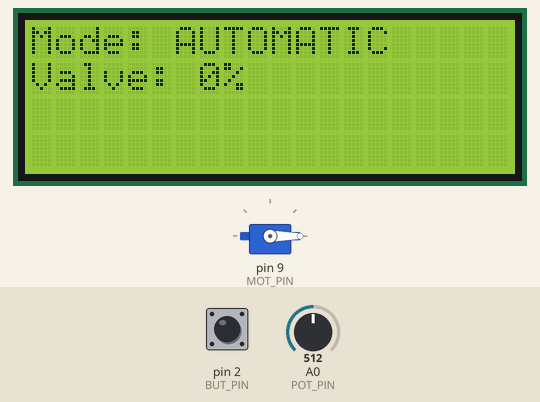
Simulated run of this program. Board: Arduino Uno, built with avr-gcc and run on an emulated ATmega328P. Parts: servo, 20×4 character LCD. The test bench sets the inputs (shaded band); at power-on: pin 2 (BUT_PIN) LOW, A0 (POT_PIN) = 512. What the program prints to the serial monitor is not drawn.

Above: at 3.3 s.
3.4 s: pin 2 (BUT_PIN) pulled HIGH for 1 s
At 5.5 s:
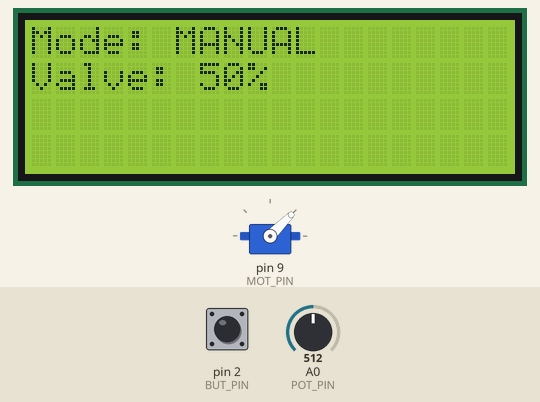
5.9 s: A0 (POT_PIN) set to 716
At 7.0 s:
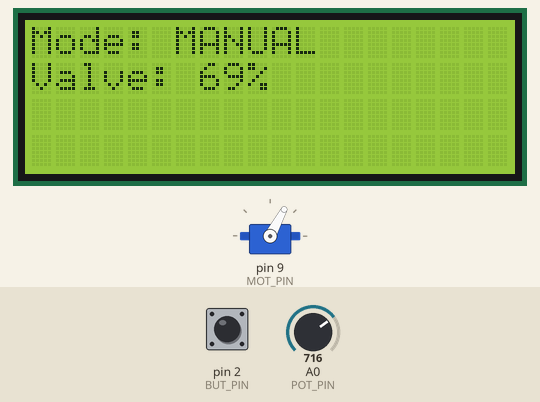
7.5 s: A0 (POT_PIN) set to 306
At 8.7 s:
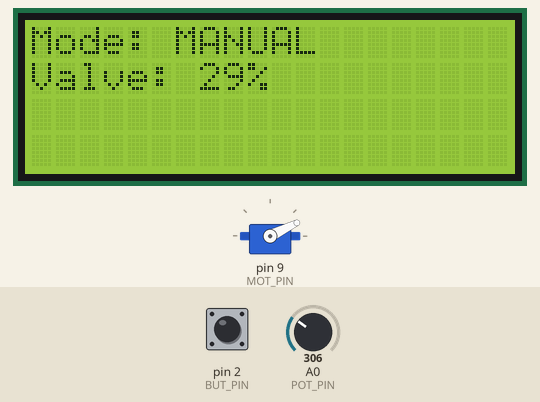
9.2 s: pin 2 (BUT_PIN) pulled HIGH for 0.15 s
At 10.4 s:
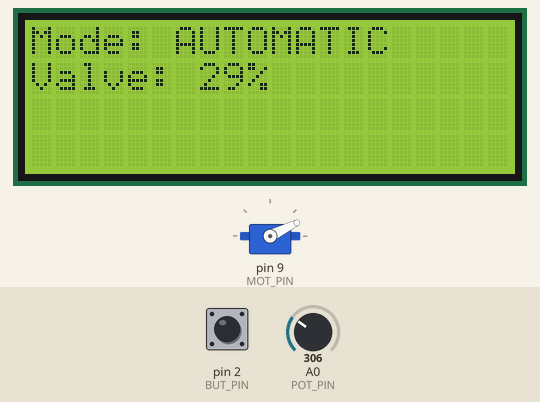
10.8 s: pin 2 (BUT_PIN) pulled HIGH for 3.2 s
At 11.34 s:
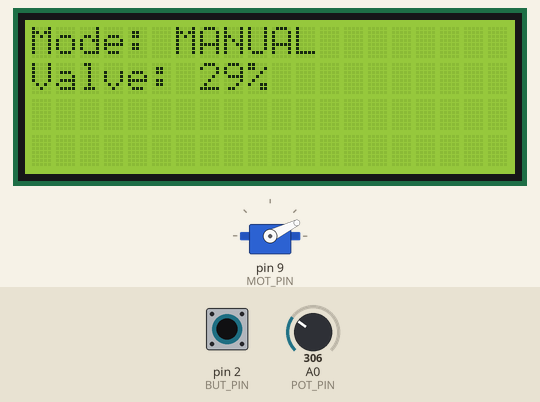
Timing chart, 0 to 13.8 s (numbered marks = the images above; inputs shaded):
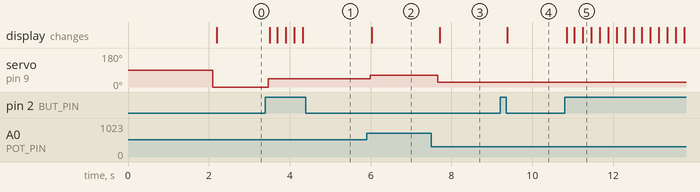

The program:

main.cpp
```cpp
#include <Arduino.h>
#include "model/global.h"
#include "kernel/Scheduler.h"
#include "tasks/ValveTask.h"
#include "tasks/ButtonTask.h"
#include "tasks/ManualValveTask.h"
#include "tasks/LCDTask.h"

Scheduler* scheduler = new Scheduler();
ValveTask* valveTask = new ValveTask();
ButtonTask* buttonTask = new ButtonTask();
ManualValveTask* manualValveTask = new ManualValveTask();
LCDTask* lcdTask = new LCDTask();

void setup() {
  Serial.begin(9600);
  delay(2000);
  valve->init();
  scheduler->init(200);
  valveTask->init(200);
  buttonTask->init(20);
  manualValveTask->init(100);
  lcdTask->init(100);
  scheduler->addTask(valveTask);
  scheduler->addTask(buttonTask);
  scheduler->addTask(manualValveTask);
  scheduler->addTask(lcdTask);
}

void loop() {
  scheduler->schedule();
}
```

Button.h
```cpp
#ifndef __BUTTON__
#define __BUTTON__

class Button {

public:
  virtual bool isPressed() = 0;
};

#endif
```

ButtonImpl.cpp
```cpp
#include "ButtonImpl.h"
#include "Arduino.h"

ButtonImpl::ButtonImpl(int pin){
  this->pin = pin;
  pinMode(pin, INPUT);
}

bool ButtonImpl::isPressed(){
  return digitalRead(pin) == HIGH;
}
```

ButtonImpl.h
```cpp
#ifndef __BUTTONIMPL__
#define __BUTTONIMPL__

#include "Button.h"

class ButtonImpl: public Button {

public:
  ButtonImpl(int pin);
  bool isPressed();

private:
  int pin;

};

#endif
```

Pot.cpp
```cpp
#include "Pot.h"
#include "Arduino.h"

Potentiometer::Potentiometer(int pin){
  this->pin = pin;
}

void Potentiometer::sync(){
  value = analogRead(pin);
  updateSyncTime(millis());
}

int Potentiometer::getValue(){
  int percent = (int)(value / 1023.0 * 100);
  return (value >= 1015) ? 100 : percent;
}

void Potentiometer::updateSyncTime(long time){
	lastTimeSync = time;
}

long Potentiometer::getLastSyncTime(){
	return lastTimeSync;
}
```

Pot.h
```cpp
#ifndef __POT__
#define __POT__

class Potentiometer {

public:
  Potentiometer(int pin);

  int getValue();

  virtual void sync();
  long getLastSyncTime();

protected:
  void updateSyncTime(long time);

private:
  long lastTimeSync;
  int pin;
  float value;
};

#endif
```

ServoMotor.h
```cpp
#ifndef __SERVO_MOTOR__
#define __SERVO_MOTOR__

class ServoMotor {

public:
  virtual void on() = 0;
  virtual bool isOn() = 0;
  virtual void setPosition(int angle) = 0;
  virtual void off() = 0;
};

#endif
```

ServoMotorImpl.cpp
```cpp
#include "devices\ServoMotorImpl.h"
#include "Arduino.h"

ServoMotorImpl::ServoMotorImpl(int pin){
  this->pin = pin;
  _on = false;
}

void ServoMotorImpl::on(){
  // updated values: min is 544, max 2400 (see ServoTimer2 doc)
  motor.attach(pin); //, 544, 2400);
  _on = true;
}

bool ServoMotorImpl::isOn(){
  return _on;
}

void ServoMotorImpl::setPosition(int angle){
	if (angle > 180){
		angle = 180;
	} else if (angle < 0){
		angle = 0;
	}
  // 750 -> 0, 2250 -> 180
  // 750 + angle*(2250-750)/180
  // updated values: min is 544, max 2400 (see ServoTimer2 doc)
  float coeff = (2400.0-544.0)/180;
  motor.write(544 + angle*coeff);
}

void ServoMotorImpl::off(){
  _on = false;
  motor.detach();
}
```

ServoMotorImpl.h
```cpp
#ifndef __SERVO_MOTOR_IMPL__
#define __SERVO_MOTOR_IMPL__

#include "ServoMotor.h"
#include <arduino.h>
#include "ServoTimer2.h"

class ServoMotorImpl: public ServoMotor {

public:
  ServoMotorImpl(int pin);

  void on();
  bool isOn();
  void setPosition(int angle);
  void off();

private:
  int pin;
  bool _on;
  ServoTimer2 motor;
};

#endif
```

MsgService.cpp
```cpp
#include "Arduino.h"
#include "MsgService.h"
#include <ArduinoJson.h>

String content;
MsgServiceClass MsgService;


bool MsgServiceClass::isMsgAvailable(){
    return msgAvailable;
}

Msg* MsgServiceClass::receiveMsg(){
    if (msgAvailable){
        Msg* msg = currentMsg;
        msgAvailable = false;
        currentMsg = NULL;
        content = "";
        return msg;
    } else {
        return NULL;
    }
}

void MsgServiceClass::init(){
    Serial.begin(9600);
    content.reserve(256);
    content = "";
    currentMsg = NULL;
    msgAvailable = false;

    delay(100);
    MsgService.sendMsg("READY");
}

void MsgServiceClass::sendMsg(const String& msg){
    Serial.println(msg);
}

void serialEvent() {
    /* reading the content */
    while (Serial.available()) {
        char ch = (char) Serial.read();
        if (ch == '\n'){
            MsgService.currentMsg = new Msg(content);
            MsgService.msgAvailable = true;
        } else {
            content += ch;
        }
    }
}

bool MsgServiceClass::isMsgAvailable(Pattern& pattern){
    return (msgAvailable && pattern.match(*currentMsg));
}

Msg* MsgServiceClass::receiveMsg(Pattern& pattern){
    if (msgAvailable && pattern.match(*currentMsg)){
        Msg* msg = currentMsg;
        msgAvailable = false;
        currentMsg = NULL;
        content = "";
        return msg;
    } else {
        return NULL;
    }
}

void MsgServiceClass::sendValveState(int valvePerc) {
    float valveState = valvePerc;
    StaticJsonDocument<128> doc;
    doc["valve_state"] = valveState;
    String output;
    serializeJson(doc, output);
    MsgService.sendMsg(output);
}

void MsgServiceClass::sendMode(String mode) {
    StaticJsonDocument<64> doc;
    doc["mode"] = mode;
    String output;
    serializeJson(doc, output);
    MsgService.sendMsg(output);
}

static ParsedMsg parseCommand(String content){
    ParsedMsg result;
    result.cmd = CMD_UNKNOWN;
    result.value = "";
    StaticJsonDocument<256> doc;
    DeserializationError error = deserializeJson(doc, content);
    if (error) {
        return result;
    }
    const char* type = doc["type"];
    if (strcmp(type, "mode") == 0) {
        result.cmd = CMD_MODE;
        result.type = "mode";
        result.value = doc["value"].as<String>();
    } else if (strcmp(type, "valve_state") == 0) {
        result.cmd = CMD_VALVE_STATE;
        result.type = "valve_state";
        result.value = String(doc["value"].as<float>());
    }
    return result;
}

ParsedMsg MsgServiceClass::handleMessage() {
    Msg* m = MsgService.receiveMsg();
    if (m == NULL) return;
    String content = m->getContent();
    ParsedMsg parsedMsg = parseCommand(content);
    delete m;
    return parsedMsg;
}
```

MsgService.h
```cpp
#ifndef __MSGSERVICE__
#define __MSGSERVICE__

#include "Arduino.h"
#include "model/global.h"

class Msg {
  String content;

public:
  Msg(String content){
    this->content = content;
  }

  String getContent(){
    return content;
  }
};

class Pattern {
public:
  virtual boolean match(const Msg& m) = 0;
};

class MsgServiceClass {

private:
  Msg* receiveMsg();
  bool isMsgAvailable(Pattern& pattern);
  Msg* receiveMsg(Pattern& pattern);
  void sendMsg(const String& msg);
public:
  Msg* currentMsg;
  bool msgAvailable;
  bool isMsgAvailable();
  void init();
  ParsedMsg handleMessage();
  void sendValveState(int valvePerc);
  void sendMode(String mode);
};

extern MsgServiceClass MsgService;

#endif
```

Scheduler.cpp
```cpp
#include "Scheduler.h"

void timerHandler(void){
  timerFlag = true;
}

void Scheduler::init(int basePeriod){
    this->basePeriod = basePeriod;
    timer.setupPeriod(basePeriod);
    nTasks = 0;
}

bool Scheduler::addTask(Task* task){
  if (nTasks < MAX_TASKS-1){
    taskList[nTasks] = task;
    nTasks++;
    return true;
  } else {
    return false;
  }
}

void Scheduler::schedule(){
  while (!timerFlag){}
  timerFlag = false;

  for (int i = 0; i < nTasks; i++){
    if (taskList[i]->isActive() && taskList[i]->updateAndCheckTime(basePeriod)){
      taskList[i]->tick();
    }
  }
}
```

Scheduler.h
```cpp
#ifndef __SCHEDULER__
#define __SCHEDULER__

#include "Timer.h"
#include "Task.h"

#define MAX_TASKS 10

class Scheduler {
    int basePeriod;
    int nTasks;
    Task* taskList[MAX_TASKS];
    Timer timer;
public:
    void init(int basePeriod);
    virtual bool addTask(Task* task);
    virtual void schedule();
};

#endif
```

Task.h
```cpp
#ifndef __TASK__
#define __TASK__

class Task {
  int myPeriod;
  int timeElapsed;
  bool active;

public:
  virtual void init(int period){
    myPeriod = period;
    timeElapsed = 0;
    active = true;
  }

  virtual void tick() = 0;

  bool updateAndCheckTime(int basePeriod){
    timeElapsed += basePeriod;
    if (timeElapsed >= myPeriod){
      timeElapsed = 0;
      return true;
    } else {
      return false;
    }
  }

  bool isActive(){
    return active;
  }

  void setActive(bool active){
    this->active = active;
  }

};

#endif
```

Timer.cpp
```cpp
#include "Timer.h"
#include "Arduino.h"

volatile bool timerFlag;

ISR(TIMER1_COMPA_vect){
  timerFlag = true;
}

Timer::Timer(){
  timerFlag = false;
}

void Timer::setupFreq(int freq){

  // disabling interrupt
  cli();

  TCCR1A = 0; // set entire TCCR1A register to 0
  TCCR1B = 0; // same for TCCR1B
  TCNT1  = 0; //initialize counter value to 0

  /*
   * set compare match register
   *
   * OCR1A = (16*2^20) / (100*PRESCALER) - 1 (must be < 65536)
   *
   * assuming a prescaler = 1024 => OCR1A = (16*2^10)/freq
   */
  OCR1A = 16*1024/freq;
  // turn on CTC mode
  TCCR1B |= (1 << WGM12);
  // Set CS11 for 8 prescaler
  TCCR1B |= (1 << CS12) | (1 << CS10);
  // enable timer compare interrupt
  TIMSK1 |= (1 << OCIE1A);

  // enabling interrupt
  sei();

}

/* period in ms */
void Timer::setupPeriod(int period){

  // disabling interrupt
  cli();

  TCCR1A = 0; // set entire TCCR1A register to 0
  TCCR1B = 0; // same for TCCR1B
  TCNT1  = 0; //initialize counter value to 0

  /*
   * set compare match register
   *
   * OCR1A = (16*2^20) / (100*PRESCALER) - 1 (must be < 65536)
   *
   * assuming a prescaler = 1024 => OCR1A = (16*2^10)* period/1000 (being in ms)
   */
  OCR1A = 16.384*period;
  // turn on CTC mode
  TCCR1B |= (1 << WGM12);
  // Set CS11 for 8 prescaler
  TCCR1B |= (1 << CS12) | (1 << CS10);
  // enable timer compare interrupt
  TIMSK1 |= (1 << OCIE1A);

  // enabling interrupt
  sei();

}

void Timer::waitForNextTick(){
  /* wait for timer signal */
  while (!timerFlag){}
  timerFlag = false;

}
```

Timer.h
```cpp
#ifndef __TIMER__
#define __TIMER__

extern volatile bool timerFlag;

class Timer {

public:
  Timer();
  void setupFreq(int freq);
  /* period in ms */
  void setupPeriod(int period);
  void waitForNextTick();

};


#endif
```

Valve.cpp
```cpp
#include "Valve.h"
#include "Arduino.h"

Valve::Valve(ServoMotor* servoMotor) : servo(servoMotor), openPercentage(0), initialized(false) { }

void Valve::init() {
  if (!initialized) {
    servo->on();
    initialized = true;
  }
}

void Valve::open(int percentage) {
  if (!initialized) {
    return;
  }
  this->openPercentage = percentage;
  int angle = (openPercentage * 90) / 100;
  servo->setPosition(angle);
}

int Valve::getOpenPercentage() {
  return this->openPercentage;
}
```

Valve.h
```cpp
#ifndef __VALVE__
#define __VALVE__

#include "../devices/ServoMotor.h"

class Valve {

private:
  ServoMotor* servo;
  int openPercentage;
  bool initialized;

public:
  Valve(ServoMotor* servoMotor);
  void init();  // Call this from setup() after Serial is ready
  void open(int percentage);  // percentage: 0-100
  int getOpenPercentage();
};

#endif
```

global.cpp
```cpp
#include "global.h"
#include "../devices/ServoMotorImpl.h"
#include "../devices/ButtonImpl.h"

ServoMotorImpl* servoMotor = new ServoMotorImpl(MOT_PIN);
Valve* valve = new Valve(servoMotor);
Button* button = new ButtonImpl(BUT_PIN);
Potentiometer* pot = new Potentiometer(POT_PIN);
LiquidCrystal_I2C lcd(0x27, 20, 4);
State state;
```

global.h
```cpp
#ifndef __GLOBAL_H__
#define __GLOBAL_H__

#include "Valve.h"
#include <Arduino.h>
#include "devices/Button.h"
#include "devices/Pot.h"
#include "LiquidCrystal_I2C.h"

#define BUT_PIN 2
#define MOT_PIN 9
#define POT_PIN A0

extern Valve* valve;
extern Button* button;
extern Potentiometer* pot;
extern LiquidCrystal_I2C lcd;
enum State { MANUAL, AUTOMATIC, REMOTE_MANUAL, UNCONNECTED };
extern State state;

enum Command {
    CMD_MODE,
    CMD_VALVE_STATE,
    CMD_UNKNOWN
};

struct ParsedMsg {
    Command cmd;
    String type;
    String value;
};

#endif
```

ButtonTask.cpp
```cpp
#include "ButtonTask.h"

void ButtonTask::init(int period) {
    Task::init(period);
}

void ButtonTask::tick() {
    switch (state) {
        case AUTOMATIC:
            if(button->isPressed()) {
                MsgService.sendMode("MANUAL");
                state = MANUAL;
            }
            break;
        case MANUAL:
            if(button->isPressed()) {
                MsgService.sendMode("AUTOMATIC");
                state = AUTOMATIC;
            }
            break;
        case REMOTE_MANUAL:
            break;
        case UNCONNECTED:
            break;
    }
}
```

ButtonTask.h
```cpp
#ifndef __BUTTON_TASK__
#define __BUTTON_TASK__

#include "model/global.h"
#include "kernel/Task.h"
#include "../kernel/MsgService.h"


class ButtonTask : public Task {

public:
    void init(int period);
    void tick();
};

#endif
```

ManualValveTask.cpp
```cpp
#include "ManualValveTask.h"

void ManualValveTask::init(int period) {
    Task::init(period);
}

void ManualValveTask::tick() {
    switch (state) {
        case MANUAL: {
            pot->sync();
            int percent = pot->getValue();
            if (valve != NULL) {
                if (valve->getOpenPercentage() != percent) {
                    valve->open(percent);
                    MsgService.sendValveState(valve->getOpenPercentage());
                }
            }
            break;
        }
        case AUTOMATIC:
            break;
        case REMOTE_MANUAL:
            break;
        case UNCONNECTED:
            break;
    }
}
```

ManualValveTask.h
```cpp
#ifndef __MANUAL_VALVE_TASK__
#define __MANUAL_VALVE_TASK__

#include "model/global.h"
#include "kernel/Task.h"
#include "../kernel/MsgService.h"

class ManualValveTask : public Task {

public:
    void init(int period);
    void tick();
};

#endif
```

ValveTask.cpp
```cpp
#include "ValveTask.h"

void ValveTask::init(int period) {
    Task::init(period);
    MsgService.init();
    valve->open(0);
    MsgService.sendValveState(valve->getOpenPercentage());
    state = AUTOMATIC;
}

State ValveTask::parseMode(String msgMode) {
    if (msgMode == "MANUAL") {
        return MANUAL;
    } else if (msgMode == "AUTOMATIC") {
        return AUTOMATIC;
    } else if (msgMode == "REMOTE_MANUAL") {
        return REMOTE_MANUAL;
    } else if (msgMode == "UNCONNECTED") {
        return UNCONNECTED;
    }
    return AUTOMATIC;
}

void ValveTask::tick() {
    switch (state) {
        case MANUAL:
            if(MsgService.isMsgAvailable()) {
                ParsedMsg msg = MsgService.handleMessage();
                switch (msg.cmd) {
                    case CMD_MODE: {
                        State msgState = parseMode(msg.value);
                        if (msgState != state) {
                            state = msgState;
                        }
                        break;
                    }
                    case CMD_VALVE_STATE:
                        break;
                    case CMD_UNKNOWN:
                        break;
                    default:
                        break;
                }
            }
            break;

        case AUTOMATIC:
            if(MsgService.isMsgAvailable()) {
                ParsedMsg msg = MsgService.handleMessage();
                switch (msg.cmd) {
                    case CMD_MODE: {
                        State msgState = parseMode(msg.value);
                        if (msgState != state) {
                            state = msgState;
                        }
                        break;
                    }
                    case CMD_VALVE_STATE:
                        if (valve != NULL) {
                            int percent = msg.value.toInt();
                            if (valve->getOpenPercentage() != percent) {
                                valve->open(percent);
                                MsgService.sendValveState(valve->getOpenPercentage());
                            }
                        }
                        break;
                    case CMD_UNKNOWN:
                        break;
                    default:
                        break;
                }
            }
            break;

        case REMOTE_MANUAL:
            if(MsgService.isMsgAvailable()) {
                ParsedMsg msg = MsgService.handleMessage();
                switch (msg.cmd) {
                    case CMD_MODE: {
                        State msgState = parseMode(msg.value);
                        if (msgState != state) {
                            state = msgState;
                        }
                        break;
                    }
                    case CMD_VALVE_STATE:
                        if (valve != NULL) {
                            int percent = msg.value.toInt();
                            if (valve->getOpenPercentage() != percent) {
                                valve->open(percent);
                                MsgService.sendValveState(valve->getOpenPercentage());
                            }
                        }
                        break;
                    case CMD_UNKNOWN:
                        break;
                    default:
                        break;
                }
            }
            break;

        case UNCONNECTED:
            if(MsgService.isMsgAvailable()) {
                ParsedMsg msg = MsgService.handleMessage();
                switch (msg.cmd) {
                    case CMD_MODE: {
                        State msgState = parseMode(msg.value);
                        if (msgState != state) {
                            state = msgState;
                        }
                        break;
                    }
                    case CMD_VALVE_STATE:
                        break;
                    case CMD_UNKNOWN:
                        break;
                    default:
                        break;
                }
            }
            break;

    }
}
```

ValveTask.h
```cpp
#ifndef __VALVE_TASK__
#define __VALVE_TASK__

#include "../kernel/Task.h"
#include "../kernel/MsgService.h"
#include "../model/global.h"

class ValveTask : public Task {

public:
  void init(int period);
  void tick();

private:
  State parseMode(String msgMode);
};


#endif
```

LCDTask.h
```cpp
#ifndef __LCD_TASK__
#define __LCD_TASK__

#include "model/global.h"
#include "kernel/Task.h"

class LCDTask : public Task {

private:
    void printPadded(int col, int row, String text, int totalWidth);
    State lastState;
    int lastPercent;

public:
    void init(int period);
    void tick();
};

#endif
```

Source omitted: LCDTask.cpp (1006 bytes)

Measured:
- after the input at 3.4 s, servo on pin 9 (MOT_PIN): 0° → 45° after 0.07 s; the display: changes after 0.11 s (image 1)
- after the input at 5.9 s, servo on pin 9 (MOT_PIN): 45° → 62° after 0.09 s; the display: changes after 0.13 s (image 2)
- after the input at 7.5 s, servo on pin 9 (MOT_PIN): 62° → 26° after 0.16 s; the display: changes after 0.20 s (image 3)
- after the input at 9.2 s, the display: changes after 0.18 s (image 4)
- after the input at 10.8 s, the display: changes after 0.05 s (image 5)
